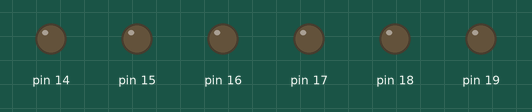
This sketch was run on a simulated Arduino Uno, built with avr-gcc and run on an emulated ATmega328P. On the bench: output pins drawn as LEDs (lit = HIGH). EEPROM starts erased.

Above: at 0.1 s.
At 4.9 s:
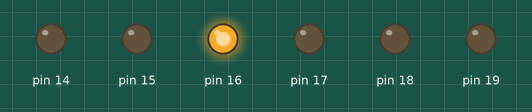
At 8.9 s:
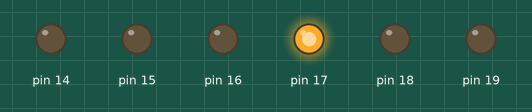
At 18.9 s:
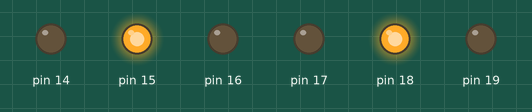
At 28.9 s:
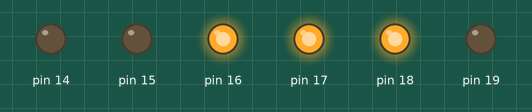
At 38.9 s:
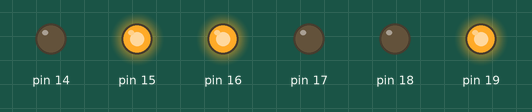
Timing chart, 0 to 40.0 s (numbered marks = the images above):
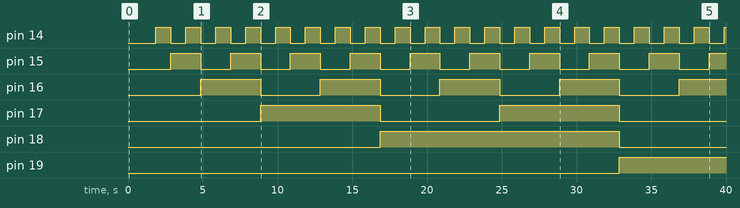

Measured:
- by itself, pin 14: alternates HIGH for 1.0 s and LOW for 1.0 s
- by itself, pin 15: alternates HIGH for 2.0 s and LOW for 2.0 s
- by itself, pin 16: alternates HIGH for 4.0 s and LOW for 4.0 s
- by itself, pin 17: alternates HIGH for 8.0 s and LOW for 8.0 s
- by itself, pin 18: LOW → HIGH at 16.9 s, → LOW 16.0 s later
- by itself, pin 19: LOW → HIGH at 32.9 s

The sketch:

task_1.ino
```cpp
#include<avr/io.h>
#include<avr/eeprom.h>
#include<util/delay.h>

int main()
{
  unsigned char i;

  DDRC=0xFF; // PORTC is output

  for(i=0;i<255;i++)
  {
    eeprom_write_byte((unsigned char *)i,i);
  }

  for(i=0;i<255;i++)
  {
    PORTC=eeprom_read_byte((unsigned char *)i);
    _delay_ms(1000);
  }

  while(1)
  {
  }
  return 0;
}
```
